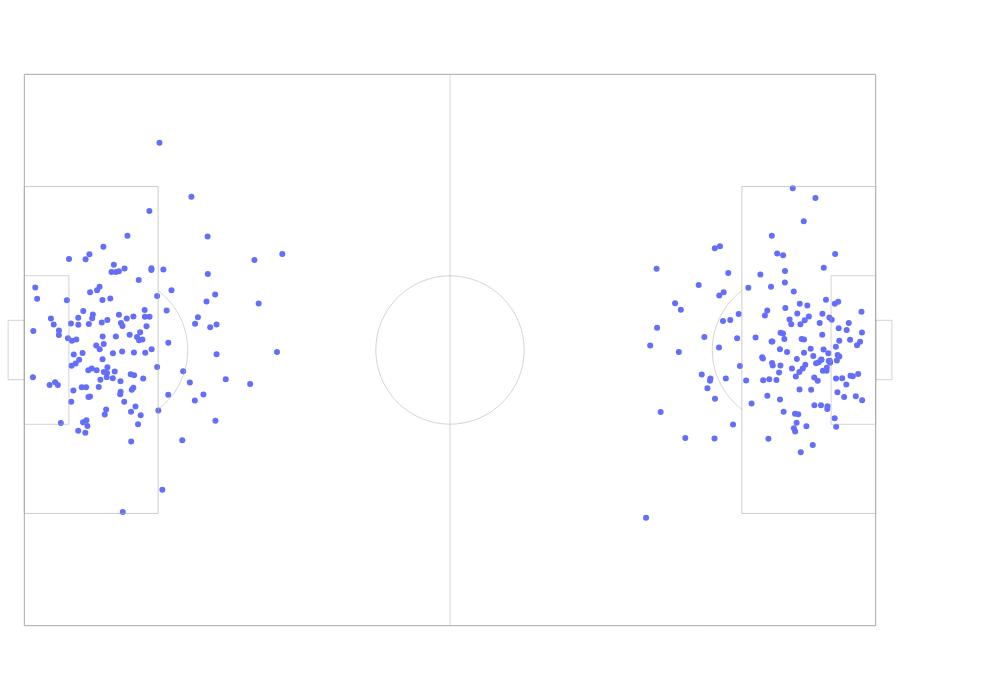

Write notebook code for a chart like this one.
### Code cell
field_layout = soccerfield.get_layout(105, 68)

fig = go.Figure(layout=field_layout)
fig.update_layout(width=1000, height=700, paper_bgcolor="rgba(0,0,0,0)", plot_bgcolor='rgba(0,0,0,0)',
                  margin=dict(l=0, r=100, t=0, b=0),
                  xaxis=dict(showgrid=False, zeroline=False), yaxis=dict(showgrid=False, zeroline=False),
                  legend=dict(xanchor="left", x=1, y=0.85,
                              font = dict(family = "Roboto, sans-serif", size = 14))
                  )
fig.add_trace(
    go.Scatter(
        x=shots_df['x'], y=shots_df['y'], mode='markers', showlegend = False,
    ))
fig.show()
